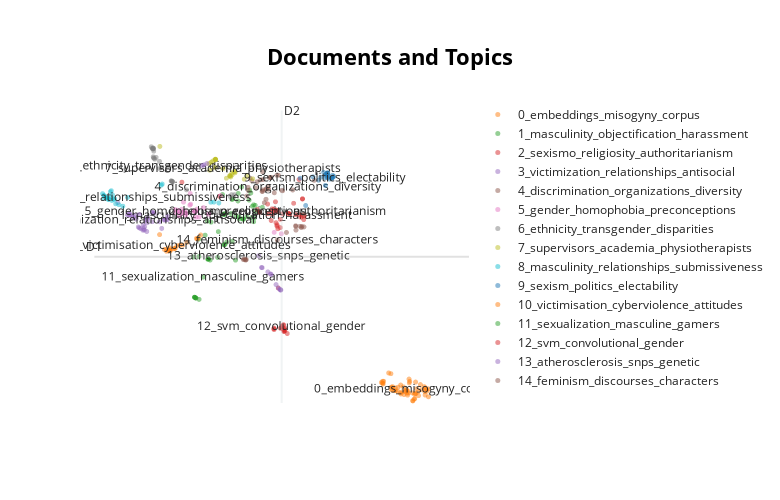

Source (notebook cell):
### Code cell
topic_model.visualize_documents(data['abstract'].astype(str), custom_labels=True, width=780, height=500)
